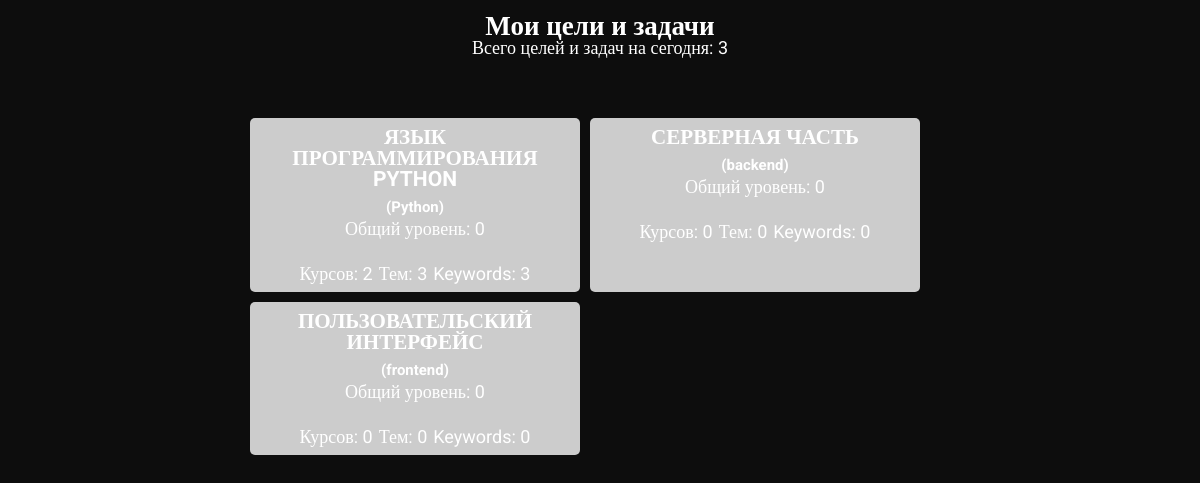
Page /roadmap/ on the earlier database version.
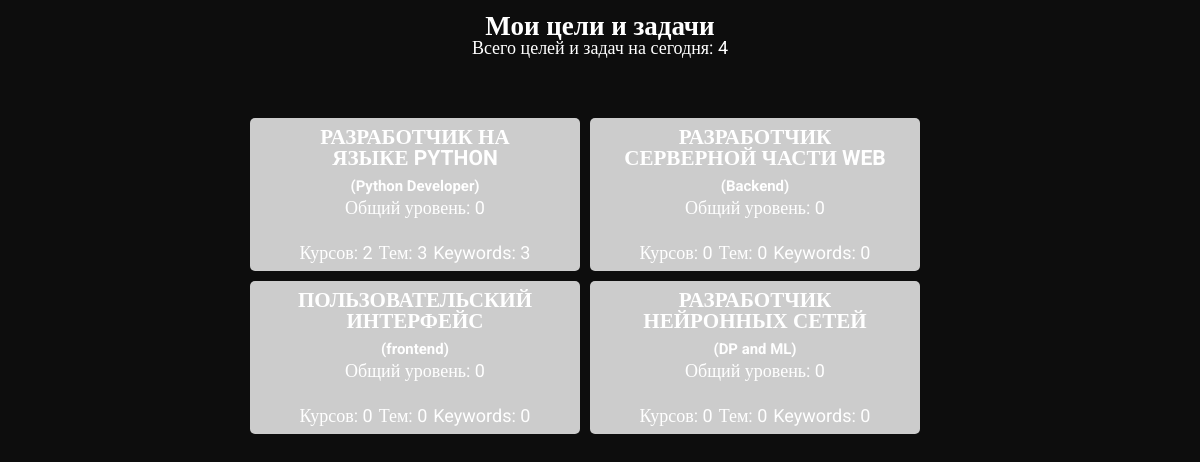
Same page on the later database version.
### roadmap/models.py (models this page shows, shortened)
class RoadMapStudy(models.Model):
    class Meta:
        verbose_name = "план изучения (roadmap)"
        verbose_name_plural = 'планы изучения (roadmaps)'
    name = models.CharField(
        max_length=45,
        verbose_name="Название",
        help_text="на русском")
    name_en = models.CharField(
        max_length=20,
        verbose_name='Roadmap',
        help_text="на английском")
    description = models.TextField(
        verbose_name="Краткое описание:",
        help_text = "цели и задачи, сроки, основные темы")
    def get_courses(self):
        return Topik.objects.filter(roadmap=self).count()
    def get_subjects(self):
        count = 0
        for topik in Topik.objects.filter(roadmap=self):
            count += topik.get_subjects()
        return count
    def get_level(self):
        level = 0
        for topik in Topik.objects.filter(roadmap=self):
            level += topik.get_level()
        return level
    def get_keywords(self):
        count_keywords = 0
        for topik in Topik.objects.filter(roadmap=self):
            count_keywords += topik.get_keywords()
        return count_keywords

class Topik(models.Model):
    class Meta:
        verbose_name = "курс для изучения"
        verbose_name_plural = 'курсы для изучения'
    name = models.CharField(
        max_length=35,
        verbose_name="название курса")
    name_en = models.CharField(
        max_length=20,
        verbose_name='topik',
        help_text="название на английском")
    description = models.TextField(
        verbose_name="краткое описание",
        help_text="тезисное описание или цели курса")
    study_level = models.FloatField(
        verbose_name='уровень обучения',
        help_text="уровень обучения (для сортировки)",
        default=1
        )
    roadmap = models.ForeignKey(
        RoadMapStudy,
        verbose_name='план изучения (roadmap)',
        blank=True,
        null=True,
        on_delete=models.SET_NULL)
    def get_level(self):
        level = 0
        for subject in Subject.objects.filter(topik=self):
            level += subject.current_level
        return level
    def get_subjects(self):
        return Subject.objects.filter(topik=self).count()
    def get_keywords(self):
        count_keywords = 0
        for subject in Subject.objects.filter(topik=self):
            count_keywords += subject.get_keywords()
        return count_keywords

class Subject(models.Model):
    class Meta:
        verbose_name = "Тема для изучения"
        verbose_name_plural = 'Темы для изучения'
    name = models.CharField(
        max_length=30,
        verbose_name="название темы"
        )
    name_en = models.CharField(
        max_length=20,
        verbose_name='subject',
        help_text="название на английском")
    current_level = models.SmallIntegerField(
        verbose_name='текущий уровень знаний',
        default=0)
    description = models.TextField(
        verbose_name="цели и задачи темы",
        help_text="описать основные цели и задачи изучаемой темы")
    resource = models.ForeignKey(
        'ResourceStudy',
        verbose_name='ссылка на ресурс',
        on_delete=models.SET_NULL,
        blank=True,
        null=True
    )
    keywords = models.ManyToManyField(
        'KeyWord',
        verbose_name="ключевые слова",
        blank=True,
        null=True
    )
    topik = models.ForeignKey(
        Topik,
        verbose_name='курс обучения',
        blank=True,
        null=True,
        on_delete=models.SET_NULL
    )
    def get_keywords(self):
        return self.keywords.all().count()

### roadmap/views.py (the view)
# urls.py: path('', views.index, name='index'),
def index(request):
    roadmaps = RoadMapStudy.objects.all()
    num = roadmaps.count()
    return render(request,
                  'roadmap-index.html',
                  context = {
                      'roadmaps': roadmaps,
                      'num': num})

### roadmap/templates/roadmap-index.html (shortened to what this page needs)
{% load static %}
<!DOCTYPE html>
<html lang="ru">
<head>
    <link rel="stylesheet" href={% static "css/roadmap.css"%}>
</head>
<body>
    <div class="container">
        <h2 class="name-page">Мои цели и задачи</h2>
        <p> Всего целей и задач на сегодня: {{num}}
        <div class="cards">
            {% for roadmap in roadmaps%}
            <div class="card">
                <h3 class="card__head">{{roadmap.name}}</h3>
                <h5 class="card__head_en">({{roadmap.name_en}})</h5>
                <p>Общий уровень: {{roadmap.get_level}}</p>
                <div class="card__footer">
                    <ul class="card__params">
                        <li>Курсов: {{roadmap.get_courses}}</li>
                        <li>Тем: {{roadmap.get_subjects}}</li>
                        <li>Keywords: {{roadmap.get_keywords}}</li>
                    </ul>
                </div>
            </div>
            {% empty %}
            <p> К сожелению, я еще не поставил себе ни одной
                цели и задачи на своем пути. Но у меня все впереди!
            </p>
            {% endfor %}
        </div>
    </div>
</body>
</html>

### roadmap/static/css/roadmap.css (style rules this page uses)
* { margin: 0; padding: 0; box-sizing: border-box; }
body { background: #0D0D0D; font-family: 'Roboto'; font-style: normal; font-weight: 400; font-size: 18px; line-height: 21px; text-align: center; color: #FFFFFF; }
.container { max-width: 700px; margin: 0 auto; }
.name-page { margin-top: 16px; }
.cards { margin-top: 60px; display: flex; gap: 10px; flex-wrap: wrap; }
.card { width: 330px; background: #ccc; border-radius: 5px; }
.card__head { width: 80%; margin: 8px auto; text-transform: uppercase; }
.card__footer { margin: 8px auto; width: 95%; }
.card__params { justify-content: center; list-style: none; display: flex; gap: 6px; padding-top: 16px; }

Differences in the rows shown:
changed RoadMapStudy: name "ЯЗЫК ПРОГРАММИРОВАНИЯ PYTHON" → "РАЗРАБОТЧИК НА ЯЗЫКЕ PYTHON"; name_en "Python" → "Python Developer"
changed RoadMapStudy: name "СЕРВЕРНАЯ ЧАСТЬ" → "РАЗРАБОТЧИК СЕРВЕРНОЙ ЧАСТИ WEB"; name_en "backend" → "Backend"
added RoadMapStudy: name "РАЗРАБОТЧИК НЕЙРОННЫХ СЕТЕЙ", name_en "DP and ML", get_level "0", get_courses "0", get_subjects "0", get_keywords "0"
Other differences:
{{ num }}: "3" → "4"
